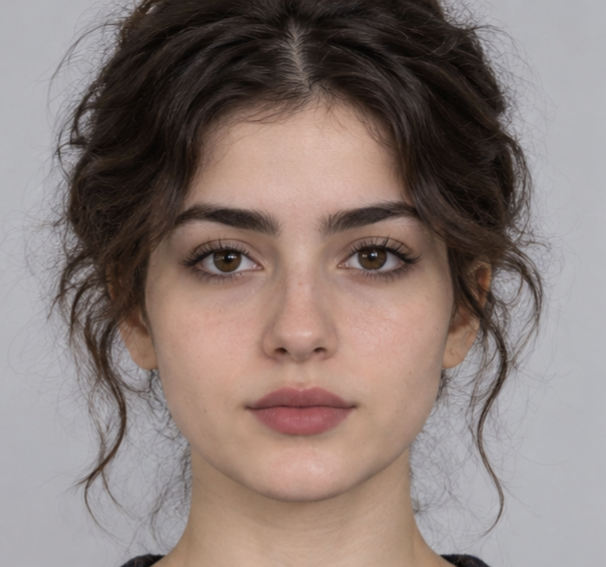
#> input picture images/face.png, 606 x 567 px, found by its file name
$ python feature_detection.py
#> lines starting #> are read from the running program, lines starting #| are printed output that depends on the picture
import cv2
import matplotlib.pyplot as plt

# Read the input image
image = cv2.imread("images/face.png")
#> image is the input picture: shape (567, 606, 3); mean B, G, R 119.4, 123.9, 138.2

# Convert image to grayscale
gray = cv2.cvtColor(image, cv2.COLOR_BGR2GRAY)
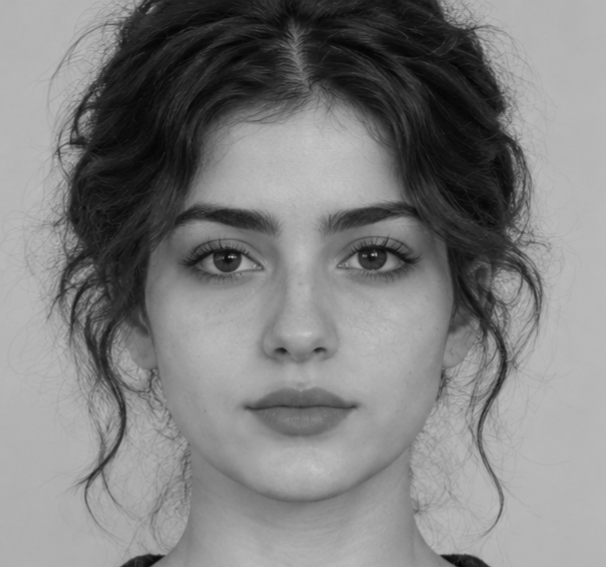
#> gray: shape (567, 606); min 5, max 197, mean 127.7

# Create SIFT detector
sift = cv2.SIFT_create()

# Detect keypoints and descriptors
keypoints, descriptors = sift.detectAndCompute(gray, None)
#> keypoints = 715 keypoints; strongest (x, y, size): (302, 160, 92.6), (458, 169, 97.9), (449, 558, 6.2), (157, 558, 5.3)

# Draw detected keypoints
result = cv2.drawKeypoints(
    gray,
    keypoints,
    None,
    flags=cv2.DRAW_MATCHES_FLAGS_DRAW_RICH_KEYPOINTS
)
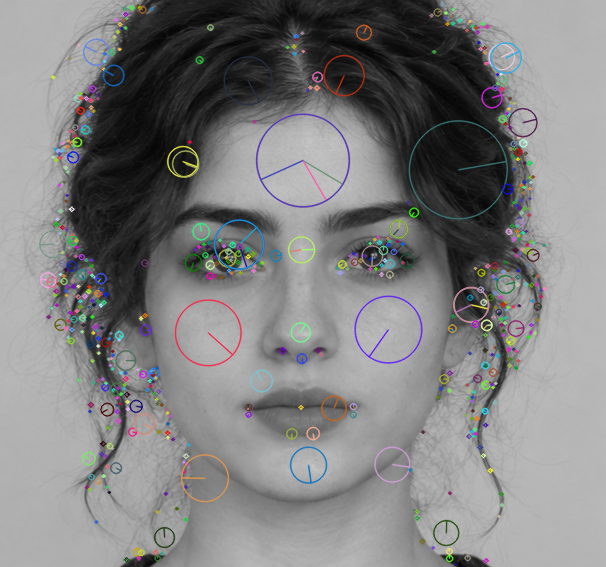
#> result: shape (567, 606, 3); mean of channels 0, 1, 2 128.3, 128.1, 128.1; drawn as B, G, R

# Display result
plt.figure(figsize=(10, 8))
plt.imshow(result, cmap="gray")
plt.title(f"SIFT Keypoints: {len(keypoints)}")
plt.axis("off")
plt.show()

print("Number of keypoints:", len(keypoints))
#| Number of keypoints: 715
